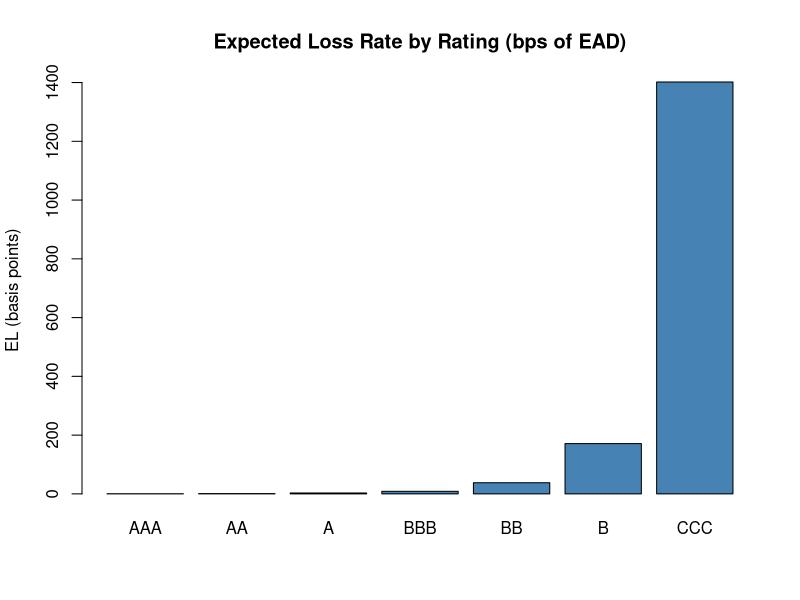
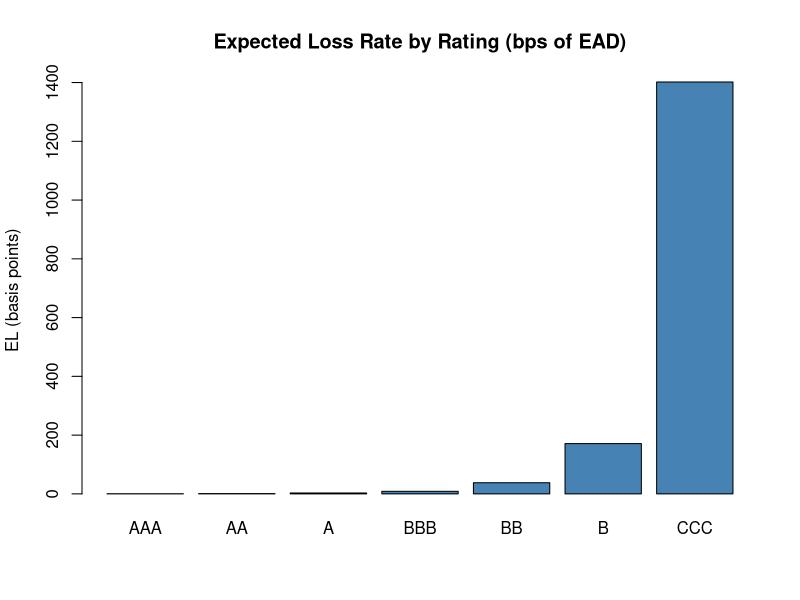

Source code (R) for these figures, in order: (Note: this script raises an error after producing the figures.)
## ---- chunk 1
knitr::opts_chunk$set(echo = TRUE, message = FALSE, warning = FALSE)
set.seed(42)
## ---- chunk 2
set.seed(42) #for reproducibility
## ---- chunk 3
pd_table <- data.frame(
rating = c("AAA", "AA", "A", "BBB", "BB", "B", "CCC"),
pd = c(0.0001, 0.0002, 0.0006, 0.0018, 0.0075, 0.0380, 0.2500)
)
## ---- chunk 4
rating_weights <- c(AAA=0.02, AA=0.08, A=0.20, BBB= 0.35, BB=0.20, B=0.12, CCC=0.03) # the portfolio mix
## ---- chunk 5
segment_table <- data.frame(
segment=c("CRE_secured","Manufacturing","Corporate_unsecured", "Software"),
lgd_min=c(0.25, 0.35, 0.50, 0.75),
lgd_max=c(0.40, 0.55, 0.70, 0.90),
weight=c(0.35, 0.25, 0.25, 0.15)
)
## ---- chunk 6
generate_portfolio <- function(n=500) {

rating <- sample(names(rating_weights), n, replace = TRUE, prob= rating_weights)
segment <- sample(segment_table$segment, n, replace = TRUE, prob = segment_table$weight)
#Committed amount: lognormal so a few large loans dominate(realistic)
committed <- round(rlnorm(n, meanlog = log(2e6), sdlog = 0.9), -3)


#Facility type: term loans are fully drawn: revolvers are partially drawn


facility <- sample(c("term", "revolver"), n, replace = TRUE, prob = c(0.6, 0.4))
drawn_pct <-ifelse(facility== "term", 1.0, runif(n, 0.2, 0.6))



#EAD: drawn amount + credit conversion factor (CCF) on the undrawn portion.
#revolvers get drawn down heavily near default -> CCF = 75%

ccf <- 0.75
ead <- committed * drawn_pct + committed * (1-drawn_pct)*ccf

#look up PD by rating
pd<- pd_table$pd[match(rating,pd_table$rating)]

#Draw LGD uniformly within segment's range
seg_idx <-match(segment, segment_table$segment)
lgd<- runif(n,segment_table$lgd_min[seg_idx], segment_table$lgd_max[seg_idx])

data.frame(
loan_id = sprintf("L%04d", 1:n),
rating, segment, facility,
committed, ead=round(ead),
pd,lgd = round(lgd, 3),
expected_loss=round(pd*lgd*ead)
)
}

portfolio <- generate_portfolio(500)
## ---- chunk 7
cat("===Portfolio Review===\n")
cat("Loans:", nrow(portfolio),
    "| Total EAD: $", format(sum(portfolio$ead), big.mark = ","),
    "| Total Expected Loss: $", format(sum(portfolio$expected_loss), big.mark = ","),
     sprintf("(%.3f%% of EAD)\n\n", 100 * sum(portfolio$expected_loss) / sum(portfolio$ead)))

cat("=== Expected loss by rating ===\n")
by_rating <- aggregate(cbind(ead, expected_loss) ~ rating, data = portfolio, FUN = sum)
by_rating <- by_rating[match(pd_table$rating, by_rating$rating), ]
by_rating$el_rate_bps <- round(10000 * by_rating$expected_loss / by_rating$ead, 1)
print(by_rating, row.names = FALSE)

cat("\n=== Expected loss by segment ===\n")
by_segment <- aggregate(cbind(ead, expected_loss) ~ segment, data = portfolio, FUN = sum)
by_segment$el_rate_bps <- round(10000 * by_segment$expected_loss / by_segment$ead, 1)
print(by_segment[order(-by_segment$el_rate_bps), ], row.names = FALSE)
 
## ---- chunk 8
barplot(by_rating$el_rate_bps, names.arg = by_rating$rating,
        main = "Expected Loss Rate by Rating (bps of EAD)",
        ylab = "EL (basis points)", col = "steelblue")
## ---- chunk 9
png("el_by_rating.png", width = 800, height = 500)
barplot(by_rating$el_rate_bps, names.arg = by_rating$rating,
        main = "Expected Loss Rate by Rating (bps of EAD)",
        ylab = "EL (basis points)", col = "steelblue")
dev.off()
write.csv(portfolio, "portfolio.csv", row.names = FALSE)
## ---- chunk 10
if (!exists("portfolio")) {
  portfolio <- read.csv("portfolio.csv")
}
n_loans <- nrow(portfolio)
## ---- chunk 11
# Pre-compute per-loan inputs as vectors (fast inside the simulation loop)
pd_vec      <- portfolio$pd
lgd_vec     <- portfolio$lgd
ead_vec     <- portfolio$ead
default_thresh <- qnorm(pd_vec)   # asset-value level below which loan defaults
## ---- chunk 12
# 1. The simulation
set.seed(123)
simulate_losses <- function(n_sims = 10000, rho = 0.20) {
  # rho = asset correlation. Basel uses 0.12-0.24 for corporates; 0.20 is a
  # reasonable single value for a stylized corporate book.
 
  
  losses <- numeric(n_sims)
 
  for (s in 1:n_sims) {
    M <- rnorm(1)                        # the economy this year (one draw)
    e <- rnorm(n_loans)                  # each borrower's own luck
    A <- sqrt(rho) * M + sqrt(1 - rho) * e   # asset values
    defaulted <- A < default_thresh          # TRUE/FALSE per loan
    losses[s] <- sum(ead_vec[defaulted] * lgd_vec[defaulted])
  }
  losses
}
 
cat("Running 10,000 scenarios... (~10-20 seconds)\n")
losses <- simulate_losses(n_sims = 10000, rho = 0.20)
## ---- chunk 13

# 2. From loss distribution to capital
el_sim   <- mean(losses)                  # expected loss (simulated)
var_999  <- quantile(losses, 0.999)       # 99.9% Value-at-Risk
ecap     <- var_999 - el_sim              # economic capital = UL beyond EL
var_99   <- quantile(losses, 0.99)
 
cat("\n=== Loss distribution summary (rho = 0.20) ===\n")
cat(sprintf("Expected loss (mean):        $%s\n", format(round(el_sim),  big.mark = ",")))
cat(sprintf("Median year:                 $%s\n", format(round(median(losses)), big.mark = ",")))
cat(sprintf("99%% VaR   (1-in-100 year):   $%s\n", format(round(var_99),  big.mark = ",")))
cat(sprintf("99.9%% VaR (1-in-1000 year):  $%s\n", format(round(var_999), big.mark = ",")))
cat(sprintf("Economic capital (VaR - EL): $%s\n", format(round(ecap),    big.mark = ",")))
cat(sprintf("Capital as %% of EAD:         %.2f%%\n", 100 * ecap / sum(ead_vec)))
cat(sprintf("Worst simulated year:        $%s\n", format(round(max(losses)), big.mark = ",")))
 
# Sanity check: simulated mean should be close to Day 1's analytic EL
cat(sprintf("\nSanity check - analytic EL from Day 1: $%s (simulated mean should be close)\n",
            format(sum(round(pd_vec * lgd_vec * ead_vec)), big.mark = ",")))
## ---- chunk 14
# 3. What does correlation do?
#    Same portfolio, same PDs - only rho changes.
cat("\n=== Correlation sensitivity (the tail-fattening effect) ===\n")
cat("rho | Expected Loss | 99.9% VaR | Economic Capital\n")
for (r in c(0.05, 0.20, 0.40)) {
  set.seed(42)  # same randomness each run -> differences are PURELY from rho
  l <- simulate_losses(n_sims = 5000, rho = r)
  cat(sprintf("%.2f | $%12s | $%12s | $%12s\n",
              r,
              format(round(mean(l)), big.mark = ","),
              format(round(quantile(l, 0.999)), big.mark = ","),
              format(round(quantile(l, 0.999) - mean(l)), big.mark = ",")))
}
cat("\nNotice: EL barely moves, but VaR/capital explodes with rho.\n")
cat("Correlation doesn't change AVERAGE losses - it changes how losses CLUSTER.\n")
## ---- chunk 15
# 4. Charts
hist(losses / 1e6, breaks = 60, col = "steelblue", border = "white",
     main = "Simulated 1-Year Portfolio Loss Distribution (rho = 0.20)",
     xlab = "Loss ($ millions)", ylab = "Frequency")
abline(v = el_sim / 1e6,  col = "darkgreen", lwd = 3)
abline(v = var_999 / 1e6, col = "red",       lwd = 3)
legend("topright",
       legend = c(sprintf("Expected Loss: $%.1fM", el_sim / 1e6),
                  sprintf("99.9%% VaR: $%.1fM", var_999 / 1e6)),
       col = c("darkgreen", "red"), lwd = 3, bty = "n")
## ---- chunk 16
png("loss_distribution.png", width = 900, height = 550)
hist(losses / 1e6, breaks = 60, col = "steelblue", border = "white",
     main = "Simulated 1-Year Portfolio Loss Distribution (rho = 0.20)",
     xlab = "Loss ($ millions)", ylab = "Frequency")
abline(v = el_sim / 1e6,  col = "darkgreen", lwd = 3)
abline(v = var_999 / 1e6, col = "red",       lwd = 3)
legend("topright",
       legend = c(sprintf("Expected Loss: $%.1fM", el_sim / 1e6),
                  sprintf("99.9%% VaR: $%.1fM", var_999 / 1e6)),
       col = c("darkgreen", "red"), lwd = 3, bty = "n")
dev.off()
write.csv(data.frame(sim = 1:length(losses), loss = losses),
          "simulated_losses.csv", row.names = FALSE)
## ---- chunk 17
if (!exists("portfolio")) portfolio <- read.csv("portfolio.csv")
n_loans <- nrow(portfolio)

pd_table <- data.frame(
  rating = c("AAA", "AA", "A", "BBB", "BB", "B", "CCC"),
  pd     = c(0.0001, 0.0002, 0.0006, 0.0018, 0.0075, 0.0380, 0.2500)
)
## ---- chunk 18
apply_stress <- function(pf) {
  ratings_order <- pd_table$rating                # AAA ... CCC
  idx <- match(pf$rating, ratings_order)
  idx_stressed <- pmin(idx + 1, length(ratings_order))   # down 1 notch, floor at CCC

  pf$rating_stressed <- ratings_order[idx_stressed]
  pf$pd_stressed  <- pd_table$pd[idx_stressed]
  pf$lgd_stressed <- pmin(pf$lgd + 0.15, 1.0)            # +15pts, capped at 100%
  pf
}

portfolio <- apply_stress(portfolio)
## ---- chunk 19
simulate_losses <- function(pd_vec, lgd_vec, ead_vec,
                            n_sims = 10000, rho = 0.20, seed = NULL) {
  if (!is.null(seed)) set.seed(seed)
  thresh <- qnorm(pd_vec)
  n <- length(pd_vec)
  losses <- numeric(n_sims)
  for (s in 1:n_sims) {
    M <- rnorm(1)
    e <- rnorm(n)
    A <- sqrt(rho) * M + sqrt(1 - rho) * e
    d <- A < thresh
    losses[s] <- sum(ead_vec[d] * lgd_vec[d])
  }
  losses
}
## ---- chunk 20
cat("Running baseline and stressed simulations...\n")
losses_base   <- simulate_losses(portfolio$pd, portfolio$lgd, portfolio$ead,
                                 rho = 0.20, seed = 123)
losses_stress <- simulate_losses(portfolio$pd_stressed, portfolio$lgd_stressed,
                                 portfolio$ead, rho = 0.35, seed = 123)

summarize <- function(l, label) {
  data.frame(
    scenario = label,
    EL_M     = round(mean(l) / 1e6, 1),
    VaR999_M = round(quantile(l, 0.999) / 1e6, 1),
    ECap_M   = round((quantile(l, 0.999) - mean(l)) / 1e6, 1),
    ECap_pct_EAD = round(100 * (quantile(l, 0.999) - mean(l)) / sum(portfolio$ead), 2)
  )
}

cat("\n=== Baseline vs Severely Adverse ===\n")
comparison <- rbind(summarize(losses_base, "Baseline"),
                    summarize(losses_stress, "Severely adverse"))
print(comparison, row.names = FALSE)

cat("\nCapital adequacy read: if the bank holds capital sized to the BASELINE,\n")
cat("the stressed requirement shows the shortfall a stress test would reveal.\n")
## ---- chunk 21
spread_bps <- c(AAA = 50, AA = 65, A = 90, BBB = 140, BB = 275, B = 450, CCC = 900)

portfolio$spread   <- spread_bps[portfolio$rating] / 10000
portfolio$income   <- portfolio$ead * portfolio$spread
portfolio$el       <- portfolio$pd * portfolio$lgd * portfolio$ead

# Capital per loan: allocating total baseline economic capital in proportion to
# each loan's standalone unexpected-loss proxy: EAD * LGD * sqrt(PD*(1-PD))
ul_proxy <- portfolio$ead * portfolio$lgd * sqrt(portfolio$pd * (1 - portfolio$pd))
ecap_total <- quantile(losses_base, 0.999) - mean(losses_base)
portfolio$capital <- ecap_total * ul_proxy / sum(ul_proxy)

roc <- aggregate(cbind(income, el, capital, ead) ~ rating, data = portfolio, FUN = sum)
roc <- roc[match(pd_table$rating, roc$rating), ]
roc$roc_pct <- round(100 * (roc$income - roc$el) / roc$capital, 1)
roc[, c("income","el","capital","ead")] <- round(roc[, c("income","el","capital","ead")] / 1e6, 2)

cat("\n=== Return on Capital by rating ($M) ===\n")
print(roc[, c("rating","ead","income","el","capital","roc_pct")], row.names = FALSE)

cat("high ROC = earns its capital. Watch which buckets are best -\n")
cat("it's usually NOT the safest ones (thin spreads) NOR the riskiest (EL eats\n")
cat("the spread, capital charge huge). The middle of the book pays the bills.\n")
## ---- chunk 22
plot_stress_overlay <- function() {
  brks <- seq(0, max(losses_stress) / 1e6 + 10, by = 3)
  h_base   <- hist(losses_base / 1e6,   breaks = brks, plot = FALSE)
  h_stress <- hist(losses_stress / 1e6, breaks = brks, plot = FALSE)
  ylim <- c(0, max(h_base$counts, h_stress$counts))

  plot(h_base, col = rgb(0.27, 0.51, 0.71, 0.6), border = "white", ylim = ylim,
       main = "Loss Distribution: Baseline vs Severely Adverse",
       xlab = "Loss ($ millions)", ylab = "Frequency")
  plot(h_stress, col = rgb(0.85, 0.33, 0.31, 0.55), border = "white", add = TRUE)
  abline(v = quantile(losses_base, 0.999)/1e6,   col = "steelblue4", lwd = 3, lty = 2)
  abline(v = quantile(losses_stress, 0.999)/1e6, col = "red3",       lwd = 3, lty = 2)
  legend("topright",
         legend = c("Baseline", "Severely adverse",
                    "99.9% VaR (baseline)", "99.9% VaR (stressed)"),
         fill   = c(rgb(0.27,0.51,0.71,0.6), rgb(0.85,0.33,0.31,0.55), NA, NA),
         border = NA,
         col    = c(NA, NA, "steelblue4", "red3"),
         lty    = c(NA, NA, 2, 2), lwd = c(NA, NA, 3, 3), bty = "n")
}

plot_stress_overlay()   # shows inline in a notebook chunk

png("stress_overlay.png", width = 950, height = 550)
plot_stress_overlay()
dev.off()
write.csv(comparison, "stress_comparison.csv", row.names = FALSE)
cat("\nSaved: stress_overlay.png, stress_comparison.csv\n")
